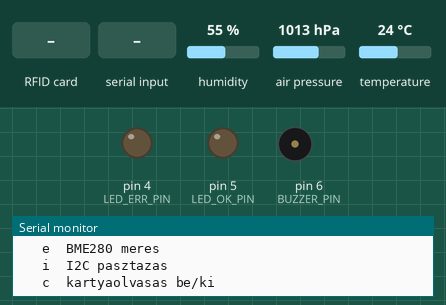
Simulated run of this sketch. Board: Arduino Uno, built with avr-gcc and run on an emulated ATmega328P. On the bench: output pins drawn as LEDs (lit = HIGH), buzzer (waves = sounding), the last lines printed to the serial monitor. Inputs (shaded band) come from the test bench; at power-on: humidity 55 %, air pressure 1013 hPa, temperature 24 °C. Pins used as bus, display or sensor lines are not drawn.

Above: at 4.3 s.
4.4 s: RFID card 5E 7A 19 C4 held to the reader
At 5.7 s:
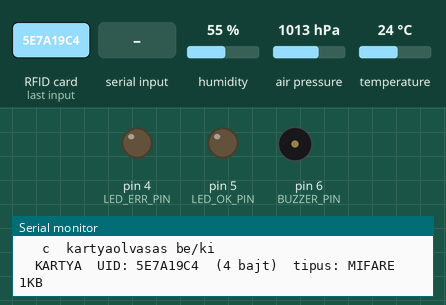
6.0 s: "t" received over Serial
At 6.5 s:
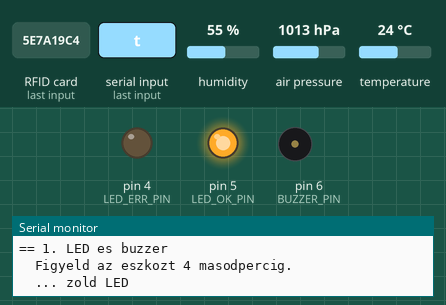
9.0 s: "b" received over Serial
At 10.7 s:
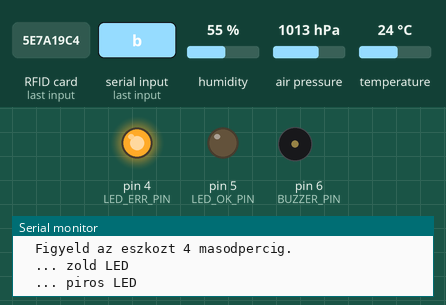
12.0 s: "s" received over Serial
At 42.19 s:
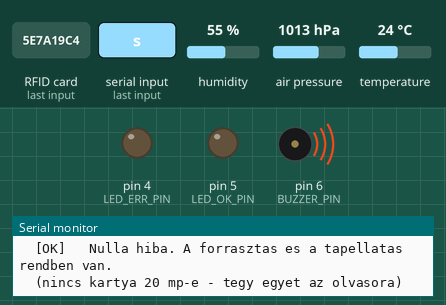
Timing chart, 0 to 43.5 s (numbered marks = the images above; inputs shaded):
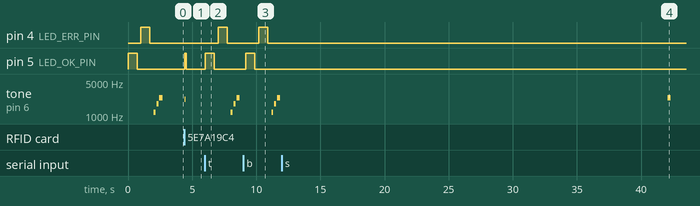

The sketch:

hardver_teszt.ino
```cpp
/*
 * HARDVER TESZT - RFID munkaido-nyilvantarto vegpont
 * ---------------------------------------------------
 * Ezt a sketchet toltsd fel ELOSZOR, forrasztas utan.
 * Vegigmeri az osszes modult es megmondja, mi hianyzik vagy mi rossz.
 *
 * HASZNALAT
 *   1. Feltoltes utan nyisd meg a Soros monitort
 *   2. Allitsd 115200 baudra es "Both NL & CR" sorvegre
 *   3. A teszt automatikusan lefut, majd parancsokra vár
 *
 * PARANCSOK (ird be a soros monitor felso mezojebe, Enter)
 *   h   sugo
 *   t   teljes teszt ujra
 *   s   TERHELESES TESZT (30 mp) - EZ MUTATJA MEG A HIDEGFORRASZTAST
 *   b   buzzer teszt
 *   l   LED teszt
 *   e   BME280 meres
 *   i   I2C busz vegigpasztazasa
 *   c   folyamatos kartyaolvasas be/ki
 *
 * MEGJEGYZES: a kimenet szandekosan ekezet nelkuli, mert a regebbi
 * Arduino IDE soros monitora osszekutyulja az UTF-8 karaktereket.
 *
 * BEKOTES (ugyanaz, mint az eles sketchben)
 *   RC522:  3V3->3.3V  D9->RST  GND->GND  D12->MISO  D11->MOSI  D13->SCK  D10->SDA
 *   BME280: 3V3->VIN   GND->GND  A4->SDA  A5->SCL
 *   Buzzer: D6 -> (+), masik lab GND
 *   LED-ek: D5 -> zold + 220ohm -> GND,  D4 -> piros + 220ohm -> GND
 */

#include <SPI.h>
#include <Wire.h>
#include <MFRC522.h>
#include <Adafruit_Sensor.h>
#include <Adafruit_BME280.h>

#define RST_PIN     9
#define SS_PIN      10
#define BUZZER_PIN  6
#define LED_OK_PIN  5
#define LED_ERR_PIN 4

MFRC522 mfrc522(SS_PIN, RST_PIN);
Adafruit_BME280 bme;

byte bmeAddr    = 0;
byte rc522Ver   = 0;
bool cardMode   = true;
uint32_t lastCardMs = 0;

// ---------------------------------------------------------------
// Kiirasi segedek
// ---------------------------------------------------------------
void line() { Serial.println(F("------------------------------------------")); }

void title(const __FlashStringHelper *s) {
  Serial.println();
  Serial.print(F("== ")); Serial.println(s);
}

void ok(const __FlashStringHelper *s)   { Serial.print(F("  [OK]   ")); Serial.println(s); }
void bad(const __FlashStringHelper *s)  { Serial.print(F("  [HIBA] ")); Serial.println(s); }
void warn(const __FlashStringHelper *s) { Serial.print(F("  [!]    ")); Serial.println(s); }
void hint(const __FlashStringHelper *s) { Serial.print(F("         -> ")); Serial.println(s); }

// ---------------------------------------------------------------
// 1. LED es buzzer
// ---------------------------------------------------------------
void testFeedback() {
  title(F("1. LED es buzzer"));
  Serial.println(F("  Figyeld az eszkozt 4 masodpercig."));

  Serial.println(F("  ... zold LED"));
  digitalWrite(LED_OK_PIN, HIGH);  delay(700); digitalWrite(LED_OK_PIN, LOW);
  delay(300);

  Serial.println(F("  ... piros LED"));
  digitalWrite(LED_ERR_PIN, HIGH); delay(700); digitalWrite(LED_ERR_PIN, LOW);
  delay(300);

  Serial.println(F("  ... buzzer: harom emelkedo hang"));
  tone(BUZZER_PIN, 1200, 150); delay(220);
  tone(BUZZER_PIN, 1800, 150); delay(220);
  tone(BUZZER_PIN, 2400, 250); delay(350);

  Serial.println(F("  Ha nem lattad/hallottad valamelyiket:"));
  hint(F("LED: forditva van bekotve? A rovid lab megy GND-re."));
  hint(F("Buzzer: PASSZIV kell, az aktiv nem szol tone()-ra."));
}

// ---------------------------------------------------------------
// 2. SPI busz es RC522
// ---------------------------------------------------------------
void testRc522() {
  title(F("2. SPI busz es RC522 olvaso"));

  mfrc522.PCD_Init();
  delay(50);
  rc522Ver = mfrc522.PCD_ReadRegister(MFRC522::VersionReg);

  Serial.print(F("  VersionReg = 0x"));
  if (rc522Ver < 0x10) Serial.print('0');
  Serial.println(rc522Ver, HEX);

  if (rc522Ver == 0x00 || rc522Ver == 0xFF) {
    bad(F("Az RC522 nem valaszol."));
    hint(F("Ez a leggyakoribb hiba. Ellenorizd sorban:"));
    hint(F("1. Kap-e 3,3 V-ot? Merd meg a modul labain."));
    hint(F("2. Nincs osszekeverve a MISO (D12) es MOSI (D11)?"));
    hint(F("3. Az SDA/SS a D10-en van? Nem a D9-en?"));
    hint(F("4. Van kozos GND?"));
    hint(F("5. Hidegforrasztas? Nezd meg nagyitoval, matt-e a forrasz."));
    return;
  }

  switch (rc522Ver) {
    case 0x88: ok(F("Valaszol. Tipus: FM17522 kloon (mukodik).")); break;
    case 0x90: ok(F("Valaszol. Tipus: MFRC522 v0.0")); break;
    case 0x91: ok(F("Valaszol. Tipus: MFRC522 v1.0")); break;
    case 0x92: ok(F("Valaszol. Tipus: MFRC522 v2.0")); break;
    case 0xB2: ok(F("Valaszol. Tipus: FM17522E kloon (mukodik).")); break;
    default:
      warn(F("Valaszol, de ismeretlen verzio. Valoszinuleg kloon, jo lesz."));
      break;
  }

  // A konyvtar belso onteszte. Ez oda-vissza igazolja az SPI buszt
  // es a chip belso mukodeset - sokkal tobbet er, mint egy regiszter-olvasas.
  Serial.println(F("  ... belso onteszt fut"));
  bool selfTest = mfrc522.PCD_PerformSelfTest();
  if (selfTest) ok(F("Onteszt sikeres. Az SPI busz megbizhato."));
  else {
    warn(F("Onteszt nem ment at."));
    hint(F("Kloon lapkaknal ez normalis lehet, ha a verzio olvashato volt."));
    hint(F("Eredeti chipnel viszont instabil SPI-t jelent (kabel, forrasztas)."));
  }

  // Az onteszt utan a chipet ujra kell inicializalni.
  mfrc522.PCD_Init();
  mfrc522.PCD_AntennaOn();

  byte gain = mfrc522.PCD_GetAntennaGain();
  Serial.print(F("  Antenna erositese: 0x"));
  Serial.println(gain, HEX);
}

// ---------------------------------------------------------------
// 3. I2C busz
// ---------------------------------------------------------------
byte scanI2c(bool verbose) {
  if (verbose) title(F("3. I2C busz vegigpasztazasa"));
  byte found = 0;
  for (byte addr = 1; addr < 127; addr++) {
    Wire.beginTransmission(addr);
    if (Wire.endTransmission() == 0) {
      found++;
      if (verbose) {
        Serial.print(F("  Eszkoz talalva: 0x"));
        if (addr < 0x10) Serial.print('0');
        Serial.print(addr, HEX);
        if (addr == 0x76 || addr == 0x77) Serial.print(F("  <- ez lehet a BME280"));
        Serial.println();
      }
    }
  }
  if (verbose) {
    if (found == 0) {
      bad(F("Egyetlen I2C eszkoz sincs a buszon."));
      hint(F("1. Nincs felcserelve az SDA (A4) es az SCL (A5)?"));
      hint(F("2. Kap-e tapot a modul? Merd meg a VIN/VCC labat."));
      hint(F("3. Van kozos GND?"));
      hint(F("4. Hidegforrasztas a szenzor labain?"));
    } else {
      Serial.print(F("  Osszesen "));
      Serial.print(found);
      Serial.println(F(" eszkoz."));
    }
  }
  return found;
}

// ---------------------------------------------------------------
// 4. BME280
// ---------------------------------------------------------------
bool initBme() {
  if      (bme.begin(0x76, &Wire)) bmeAddr = 0x76;
  else if (bme.begin(0x77, &Wire)) bmeAddr = 0x77;
  else { bmeAddr = 0; return false; }

  bme.setSampling(Adafruit_BME280::MODE_FORCED,
                  Adafruit_BME280::SAMPLING_X1,
                  Adafruit_BME280::SAMPLING_X1,
                  Adafruit_BME280::SAMPLING_X1,
                  Adafruit_BME280::FILTER_OFF);
  return true;
}

void readBme(bool verbose) {
  if (!bmeAddr) {
    if (verbose) bad(F("Nincs inicializalt BME280."));
    return;
  }

  bme.takeForcedMeasurement();
  float t = bme.readTemperature();
  float h = bme.readHumidity();
  float p = bme.readPressure() / 100.0F;

  char b[12];
  Serial.print(F("  Homerseklet : ")); dtostrf(t, 0, 2, b); Serial.print(b); Serial.println(F(" C"));
  Serial.print(F("  Paratartalom: ")); dtostrf(h, 0, 2, b); Serial.print(b); Serial.println(F(" %"));
  Serial.print(F("  Legnyomas   : ")); dtostrf(p, 0, 2, b); Serial.print(b); Serial.println(F(" hPa"));

  if (!verbose) return;

  bool sane = true;
  if (isnan(t) || t < -40 || t > 85)    { bad(F("A homerseklet ertelmetlen.")); sane = false; }
  if (isnan(h) || h < 0   || h > 100)   { bad(F("A paratartalom ertelmetlen.")); sane = false; }
  if (isnan(p) || p < 300 || p > 1100)  { bad(F("A legnyomas ertelmetlen.")); sane = false; }

  if (h == 0.0F) {
    warn(F("A paratartalom pontosan 0 - ez valoszinuleg BMP280, nem BME280."));
    hint(F("A BMP nem tud paratartalmat merni. Masik modul kell."));
    sane = false;
  }

  if (sane) {
    ok(F("Az ertekek hihetoek."));
    hint(F("Vesd ossze egy szobahomerovel. Ha 2-3 fokkal tobbet mutat,"));
    hint(F("a szenzor tul kozel van melegedo alkatreszhez."));
  }
}

void testBme() {
  title(F("4. BME280 szenzor"));
  if (initBme()) {
    Serial.print(F("  Cim: 0x")); Serial.println(bmeAddr, HEX);
    ok(F("A szenzor valaszol."));
    delay(100);
    readBme(true);
  } else {
    bad(F("A BME280 nem talalhato sem 0x76, sem 0x77 cimen."));
    if (scanI2c(false) > 0) {
      hint(F("Van masik eszkoz a buszon - nezd meg az 'i' paranccsal."));
      hint(F("Lehet, hogy BMP280-at vettel BME280 helyett."));
    } else {
      hint(F("Az I2C busz teljesen nema. Lasd a 3. tesztet."));
    }
  }
}

// ---------------------------------------------------------------
// 5. TERHELESES TESZT - ez mutatja meg a hidegforrasztast
// ---------------------------------------------------------------
void soakTest() {
  title(F("TERHELESES TESZT (30 masodperc)"));
  Serial.println(F("  Masodpercenkent 10x megszolitja mindket modult."));
  Serial.println(F("  Kozben OVATOSAN mozgasd a kabeleket es nyomkodd a"));
  Serial.println(F("  forrasztasokat - igy jon elo a hideg kotes."));
  Serial.println();

  const uint16_t total = 300;
  uint16_t spiErr = 0, i2cErr = 0;
  bool haveBme = (bmeAddr != 0);

  for (uint16_t i = 0; i < total; i++) {
    byte v = mfrc522.PCD_ReadRegister(MFRC522::VersionReg);
    if (v != rc522Ver) spiErr++;

    if (haveBme) {
      Wire.beginTransmission(bmeAddr);
      if (Wire.endTransmission() != 0) i2cErr++;
    }

    if (i % 30 == 29) {
      Serial.print(F("  "));
      Serial.print((i + 1) / 30);
      Serial.print(F("/10  SPI hiba: ")); Serial.print(spiErr);
      if (haveBme) { Serial.print(F("  I2C hiba: ")); Serial.print(i2cErr); }
      Serial.println();
    }
    delay(100);
  }

  Serial.println();
  line();
  Serial.print(F("  SPI (RC522): ")); Serial.print(spiErr);
  Serial.print(F(" hiba / ")); Serial.println(total);
  if (haveBme) {
    Serial.print(F("  I2C (BME280): ")); Serial.print(i2cErr);
    Serial.print(F(" hiba / ")); Serial.println(total);
  }
  line();

  if (spiErr == 0 && i2cErr == 0) {
    ok(F("Nulla hiba. A forrasztas es a tapellatas rendben van."));
    tone(BUZZER_PIN, 2400, 200);
  } else {
    bad(F("Voltak kihagyasok. Ez NEM veletlen."));
    hint(F("1. Hidegforrasztas: forraszd ujra a gyanus pontokat."));
    hint(F("2. Tapellatas: a Nano 3,3 V laba gyenge. Tegy be"));
    hint(F("   egy AMS1117-3.3 modult az 5 V-rol taplalva."));
    hint(F("3. Tul hosszu vagy vekony vezetek, dugaszolo panel."));
    tone(BUZZER_PIN, 400, 500);
  }
}

// ---------------------------------------------------------------
// Kartyaolvasas
// ---------------------------------------------------------------
void pollCard() {
  if (!mfrc522.PICC_IsNewCardPresent()) return;
  if (!mfrc522.PICC_ReadCardSerial())   return;

  Serial.print(F("  KARTYA  UID: "));
  for (byte i = 0; i < mfrc522.uid.size; i++) {
    if (mfrc522.uid.uidByte[i] < 0x10) Serial.print('0');
    Serial.print(mfrc522.uid.uidByte[i], HEX);
  }
  Serial.print(F("  ("));
  Serial.print(mfrc522.uid.size);
  Serial.print(F(" bajt)  tipus: "));
  Serial.println(mfrc522.PICC_GetTypeName(mfrc522.PICC_GetType(mfrc522.uid.sak)));

  digitalWrite(LED_OK_PIN, HIGH);
  tone(BUZZER_PIN, 2200, 90);
  delay(120);
  digitalWrite(LED_OK_PIN, LOW);

  lastCardMs = millis();
  mfrc522.PICC_HaltA();
  mfrc522.PCD_StopCrypto1();
}

// ---------------------------------------------------------------
// Osszegzes es sugo
// ---------------------------------------------------------------
void summary() {
  Serial.println();
  line();
  Serial.println(F("  OSSZEGZES"));
  Serial.print(F("  RC522  : "));
  Serial.println((rc522Ver == 0x00 || rc522Ver == 0xFF) ? F("NEM MUKODIK") : F("rendben"));
  Serial.print(F("  BME280 : "));
  Serial.println(bmeAddr ? F("rendben") : F("NEM TALALHATO"));
  Serial.println(F("  Buzzer/LED: szemre es fulre ellenorizd."));
  line();
  Serial.println();
  Serial.println(F("  KOVETKEZO LEPES: futtasd le a terheleses tesztet ('s')."));
  Serial.println(F("  Az mutatja meg, jol forrasztottal-e."));
  Serial.println();
}

void help() {
  Serial.println();
  Serial.println(F("  PARANCSOK"));
  Serial.println(F("   h  sugo"));
  Serial.println(F("   t  teljes teszt ujra"));
  Serial.println(F("   s  terheleses teszt (30 mp)"));
  Serial.println(F("   b  buzzer + LED"));
  Serial.println(F("   e  BME280 meres"));
  Serial.println(F("   i  I2C pasztazas"));
  Serial.println(F("   c  kartyaolvasas be/ki"));
  Serial.println();
}

void runAll() {
  Serial.println();
  line();
  Serial.println(F("  HARDVER TESZT - RFID vegpont"));
  line();
  testFeedback();
  testRc522();
  scanI2c(true);
  testBme();
  summary();
  help();
}

// ---------------------------------------------------------------
void setup() {
  Serial.begin(115200);
  while (!Serial && millis() < 3000) { }

  pinMode(LED_OK_PIN, OUTPUT);
  pinMode(LED_ERR_PIN, OUTPUT);
  pinMode(BUZZER_PIN, OUTPUT);
  digitalWrite(LED_OK_PIN, LOW);
  digitalWrite(LED_ERR_PIN, LOW);

  SPI.begin();

  Wire.begin();
  // A Wire konyvtar alapbol 5 V-ra huzza fel az I2C vonalakat, ami egy
  // 3,3 V-os szenzort lassan tonkretesz. Ez a ket sor kikapcsolja a
  // belso felhuzokat, igy a modul sajat felhuzoi hataroznak meg.
  digitalWrite(SDA, LOW);
  digitalWrite(SCL, LOW);

  runAll();
  lastCardMs = millis();
}

void loop() {
  if (Serial.available()) {
    char c = Serial.read();
    switch (c) {
      case 't': runAll(); break;
      case 's': soakTest(); break;
      case 'b': testFeedback(); break;
      case 'e': Serial.println(); readBme(true); break;
      case 'i': scanI2c(true); break;
      case 'h': help(); break;
      case 'c':
        cardMode = !cardMode;
        Serial.println(cardMode ? F("  Kartyaolvasas BE") : F("  Kartyaolvasas KI"));
        break;
      default: break;   // sorvegek es egyeb karakterek
    }
  }

  if (cardMode && rc522Ver != 0x00 && rc522Ver != 0xFF) {
    pollCard();

    // Ha 20 masodperce nem volt kartya, emlekeztet.
    if (millis() - lastCardMs > 20000UL) {
      Serial.println(F("  (nincs kartya 20 mp-e - tegy egyet az olvasora)"));
      lastCardMs = millis();
    }
  }
}
```

Measured:
- after the input at 4.4 s, pin 5 (LED_OK_PIN): LOW → HIGH at once, → LOW 0.12 s later; tone on pin 6 (BUZZER_PIN): silent → 2200 Hz at once, → silent 0.09 s later
- after the input at 6.0 s, pin 4 (LED_ERR_PIN): LOW → HIGH after 1.0 s, → LOW 0.70 s later; pin 5 (LED_OK_PIN): LOW → HIGH at once, → LOW 0.70 s later; tone on pin 6 (BUZZER_PIN): plays 1200 Hz for 0.15 s, 1800 Hz for 0.15 s, 2400 Hz for 0.25 s, starting after 2.0 s
- after the input at 9.0 s, pin 4 (LED_ERR_PIN): LOW → HIGH after 1.2 s, → LOW 0.70 s later; pin 5 (LED_OK_PIN): LOW → HIGH after 0.19 s, → LOW 0.70 s later; tone on pin 6 (BUZZER_PIN): plays 1200 Hz for 0.15 s, 1800 Hz for 0.15 s, 2400 Hz for 0.25 s, starting after 2.2 s
- after the input at 12.0 s, tone on pin 6 (BUZZER_PIN): silent → 2400 Hz after 30.1 s, → silent 0.20 s later
